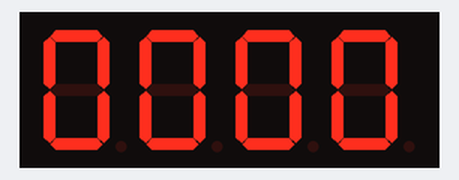
Bench run of a sketch on a simulated Arduino Mega 2560, built with avr-gcc and run on an emulated ATmega2560. Parts: 4-digit seven-segment display. Wiring (from diagram.json): 4-digit 7-segment display, segments lit when HIGH: segments pin 54, pin 55, pin 56, pin 57, pin 58, pin 59, pin 60, pin 61, pin 62, pin 63, pin 64, pin 65, pin 66, pin 67, pin 68, pin 69, pin 22, pin 23, pin 24, pin 25, pin 26, pin 27, pin 28, pin 29, pin 37, pin 36, pin 35, pin 34, pin 33, pin 32, pin 31, pin 30. The segment pins are drawn as the display they are named for.

Above: at 0.16 s.
At 5.08 s:
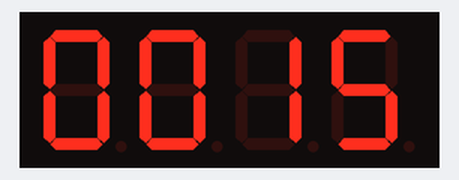
At 10.01 s:
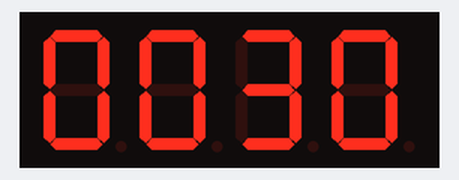
At 19.86 s:
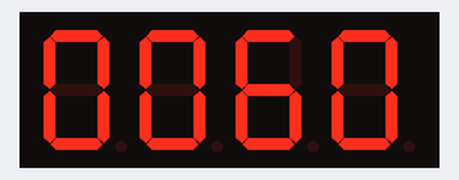
At 29.71 s:
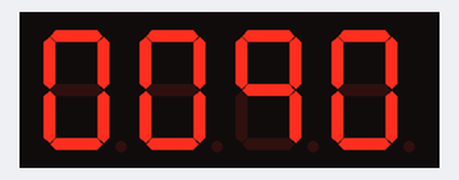
At 39.55 s:
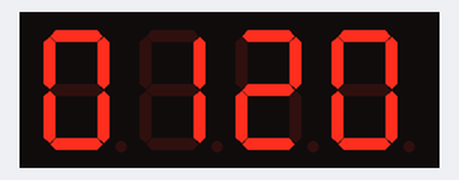

The sketch:

sketch.ino
```cpp
//Connect FOUR 7-Segment Displays to 4 individual ports
//Display 0000 to 9999 in loop with delay

#include "register.h"
#include "functions.h"

#define LOWER_LIMIT 0
#define UPPER_LIMIT 9999

void setup()
{
  /* Display 3 is connected to PORTF.
    Display 2 is connected to PORTK.
    Display 1 is connected to PORTA.
    Display 0 is connected to PORTC.*/

  *dirf = 0xFF;//set PORT F as o/p port .
  *dirk = 0xFF;//set PORT K as o/p port .
  *dira = 0xFF;//set PORT F as o/p port .
  *dirc = 0xFF;//set PORT K as o/p port .

  int i = 0;
  volatile long j = 0;
  int digits[5];

  while (1)
  {
    for (i = LOWER_LIMIT; i <= UPPER_LIMIT; i++)
    {
      int digits[] = {(int)(i  % 10), //ones digit
                      (int)(i  / 10) % 10, //tens degit
                      (int)(i  / 100)  % 10, //hundreds digit
                      (int)(i  / 1000) //thousands digit
                     };
      *outc = display(digits[0]);
      *outa = display(digits[1]);
      *outk = display(digits[2]);
      *outf = display(digits[3]);
      for (j = 0; j < 150000; j++);//delay for the display
    }
  }
}
```

functions.h
```cpp
// display function is used to display numbers 0 to 9 on a seven segment display
int display(int num)
{
  long int x;
  long seven_segment[] = {0x3F,//0
                          0x06,//1
                          0x5B,//2
                          0x4F,//3
                          0x66,//4
                          0x6D,//5
                          0x7D,//6
                          0x07,//7
                          0x7F,//8
                          0x67//9
                         };
  x = seven_segment[num];
  return x;
}
```

register.h
```cpp
  volatile char *dirf = (char*)0x30;//DDRF – Port F Data Direction Register
  volatile char *dirk = (char*)0x107;//DDRK – Port K Data Direction Register
  volatile char *dira = (char*)0x21;//DDRA – Port F Data Direction Register
  volatile char *dirc = (char*)0x27;//DDRC – Port K Data Direction Register
  volatile char *outf = (char*)0x31;//PORTF – Port F Data Register
  volatile char *outk = (char*)0x108;//PORTK – Port F Data Register
  volatile char *outa = (char*)0x22;//PORTA – Port F Data Register
  volatile char *outc = (char*)0x28;//PORTC – Port F Data Register
```
